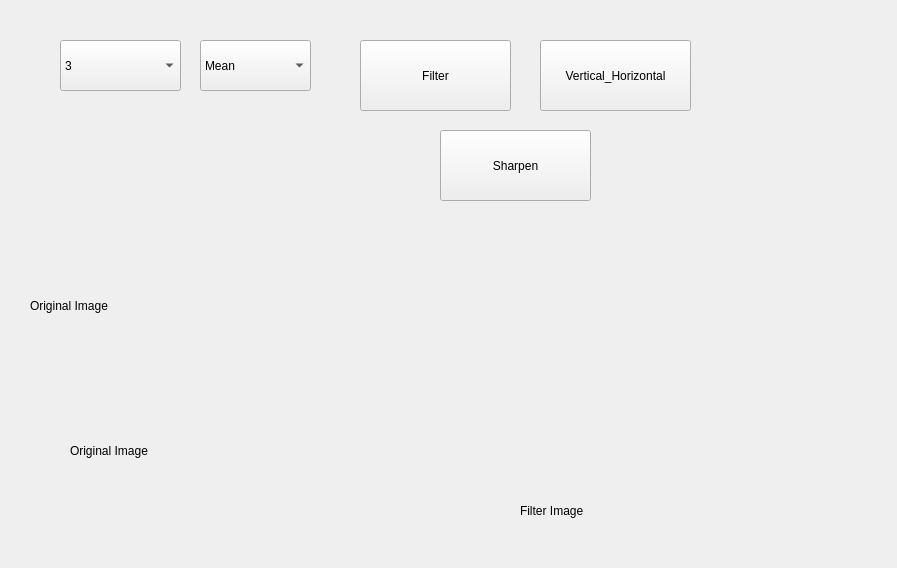
<?xml version="1.0" encoding="UTF-8"?>
<ui version="4.0">
 <class>FilterConv2</class>
 <widget class="QMainWindow" name="FilterConv2">
  <property name="geometry">
   <rect>
    <x>0</x>
    <y>0</y>
    <width>897</width>
    <height>568</height>
   </rect>
  </property>
  <property name="maximumSize">
   <size>
    <width>16777215</width>
    <height>16777215</height>
   </size>
  </property>
  <property name="windowTitle">
   <string>MainWindow</string>
  </property>
  <property name="dockNestingEnabled">
   <bool>true</bool>
  </property>
  <widget class="QWidget" name="centralwidget">
   <widget class="QComboBox" name="typeCbb">
    <property name="geometry">
     <rect>
      <x>200</x>
      <y>40</y>
      <width>111</width>
      <height>51</height>
     </rect>
    </property>
    <item>
     <property name="text">
      <string>Mean</string>
     </property>
    </item>
    <item>
     <property name="text">
      <string>Blur</string>
     </property>
    </item>
    <item>
     <property name="text">
      <string>Gauss</string>
     </property>
    </item>
    <item>
     <property name="text">
      <string>Median</string>
     </property>
    </item>
   </widget>
   <widget class="QComboBox" name="sizeCbb">
    <property name="geometry">
     <rect>
      <x>60</x>
      <y>40</y>
      <width>121</width>
      <height>51</height>
     </rect>
    </property>
    <item>
     <property name="text">
      <string>3</string>
     </property>
    </item>
    <item>
     <property name="text">
      <string>5</string>
     </property>
    </item>
    <item>
     <property name="text">
      <string>7</string>
     </property>
    </item>
   </widget>
   <widget class="QPushButton" name="fiBtn">
    <property name="geometry">
     <rect>
      <x>360</x>
      <y>40</y>
      <width>151</width>
      <height>71</height>
     </rect>
    </property>
    <property name="text">
     <string>Filter</string>
    </property>
   </widget>
   <widget class="QLabel" name="orImage">
    <property name="geometry">
     <rect>
      <x>30</x>
      <y>210</y>
      <width>321</width>
      <height>191</height>
     </rect>
    </property>
    <property name="maximumSize">
     <size>
      <width>341</width>
      <height>261</height>
     </size>
    </property>
    <property name="text">
     <string>Original Image</string>
    </property>
   </widget>
   <widget class="QLabel" name="fiImage">
    <property name="geometry">
     <rect>
      <x>360</x>
      <y>200</y>
      <width>431</width>
      <height>261</height>
     </rect>
    </property>
    <property name="maximumSize">
     <size>
      <width>451</width>
      <height>321</height>
     </size>
    </property>
    <property name="text">
     <string/>
    </property>
   </widget>
   <widget class="QLabel" name="label">
    <property name="geometry">
     <rect>
      <x>70</x>
      <y>430</y>
      <width>191</width>
      <height>41</height>
     </rect>
    </property>
    <property name="text">
     <string>Original Image</string>
    </property>
   </widget>
   <widget class="QLabel" name="label_2">
    <property name="geometry">
     <rect>
      <x>520</x>
      <y>490</y>
      <width>271</width>
      <height>41</height>
     </rect>
    </property>
    <property name="text">
     <string>Filter Image</string>
    </property>
   </widget>
   <widget class="QPushButton" name="V_H">
    <property name="geometry">
     <rect>
      <x>540</x>
      <y>40</y>
      <width>151</width>
      <height>71</height>
     </rect>
    </property>
    <property name="text">
     <string>Vertical_Horizontal</string>
    </property>
   </widget>
   <widget class="QPushButton" name="sharp">
    <property name="geometry">
     <rect>
      <x>440</x>
      <y>130</y>
      <width>151</width>
      <height>71</height>
     </rect>
    </property>
    <property name="text">
     <string>Sharpen</string>
    </property>
   </widget>
  </widget>
  <widget class="QMenuBar" name="menubar">
   <property name="geometry">
    <rect>
     <x>0</x>
     <y>0</y>
     <width>897</width>
     <height>18</height>
    </rect>
   </property>
  </widget>
 </widget>
 <resources/>
 <connections/>
</ui>
